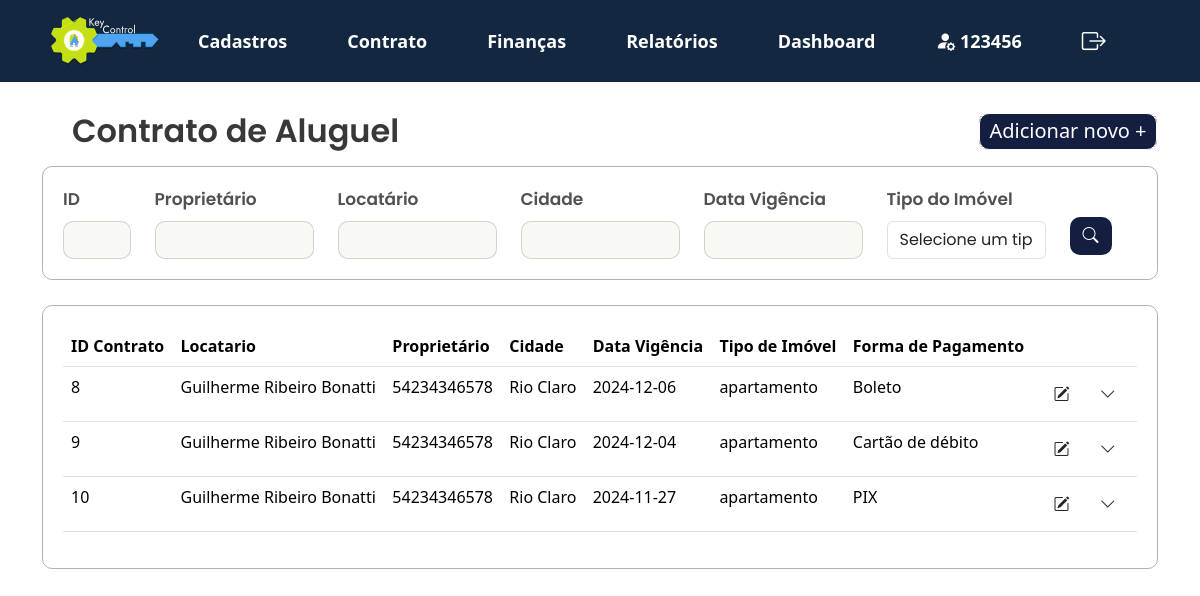
/KeyControl/projeto/views/lista_contrato.php (signed in), run on the app's committed database.
### tables this page shows
CREATE TABLE `contrato_aluguel` (
  `id` int(11) NOT NULL,
  `locatario_nome` varchar(255) NOT NULL,
  `locatario_data_nascimento` date NOT NULL,
  `locatario_nacionalidade` varchar(100) NOT NULL,
  `locatario_cep` varchar(10) NOT NULL,
  `locatario_bairro` varchar(100) NOT NULL,
  `locatario_estado` varchar(100) NOT NULL,
  `locatario_cpf_cnpj` varchar(14) NOT NULL,
  `locatario_telefone` varchar(15) NOT NULL,
  `locatario_estado_civil` varchar(50) NOT NULL,
  `locatario_rua` varchar(255) NOT NULL,
  `locatario_complemento` varchar(255) DEFAULT NULL,
  `locatario_pais` varchar(100) NOT NULL,
  `locatario_rg_ie` varchar(15) NOT NULL,
  `locatario_email` varchar(255) NOT NULL,
  `locatario_profissao` varchar(100) NOT NULL,
  `locatario_numero` int(11) NOT NULL,
  `locatario_cidade` varchar(100) NOT NULL,
  `imovel_proprietario_cpf_cnpj` varchar(14) NOT NULL,
  `imovel_tipo` varchar(50) NOT NULL,
  `imovel_numero` int(11) NOT NULL,
  `imovel_cidade` varchar(100) NOT NULL,
  `imovel_taxa_venda` decimal(5,2) NOT NULL,
  `imovel_cep` varchar(10) NOT NULL,
  `imovel_bairro` varchar(100) NOT NULL,
  `imovel_estado` varchar(100) NOT NULL,
  `imovel_valor` decimal(15,2) NOT NULL,
  `imovel_registro` varchar(50) NOT NULL,
  `imovel_rua` varchar(255) NOT NULL,
  `imovel_complemento` varchar(255) DEFAULT NULL,
  `imovel_pais` varchar(100) NOT NULL,
  `fiador_nome` varchar(255) NOT NULL,
  `fiador_data_nascimento` date NOT NULL,
  `fiador_nacionalidade` varchar(100) NOT NULL,
  `fiador_cep` varchar(10) NOT NULL,
  `fiador_bairro` varchar(100) NOT NULL,
  `fiador_estado` varchar(100) NOT NULL,
  `fiador_cpf_cnpj` varchar(14) NOT NULL,
  `fiador_telefone` varchar(15) NOT NULL,
  `fiador_estado_civil` varchar(50) NOT NULL,
  `fiador_rua` varchar(255) NOT NULL,
  `fiador_complemento` varchar(255) DEFAULT NULL,
  `fiador_pais` varchar(100) NOT NULL,
  `fiador_rg_ie` varchar(15) NOT NULL,
  `fiador_email` varchar(255) NOT NULL,
  `fiador_profissao` varchar(100) NOT NULL,
  `fiador_numero` int(11) NOT NULL,
  `fiador_cidade` varchar(100) NOT NULL,
  `contrato_vigencia` date NOT NULL,
  `contrato_forma_pagamento` varchar(50) NOT NULL,
  `contrato_data_vencimento` date NOT NULL,
  `id_imobiliaria` varchar(20) NOT NULL,
  `meses_caucao` int(11) DEFAULT NULL,
  `vencimento_caucao` date DEFAULT NULL,
  `total_caucao` decimal(15,2) DEFAULT NULL,
  `forma_pagamento_caucao` varchar(50) DEFAULT NULL,
  `id_lancamento` int(11) NOT NULL
);

CREATE TABLE `cadastro_imovel` (
  `id` int(11) NOT NULL,
  `id_imobiliaria` varchar(20) NOT NULL,
  `cpf_cnpj_proprietario` varchar(20) NOT NULL,
  `tipo_imovel` varchar(50) NOT NULL,
  `quantidade_quartos` int(11) DEFAULT NULL,
  `quantidade_banheiros` int(11) DEFAULT NULL,
  `quantidade_vagas` int(11) DEFAULT NULL,
  `area_total` decimal(10,2) DEFAULT NULL,
  `cep` varchar(10) DEFAULT NULL,
  `rua` varchar(100) DEFAULT NULL,
  `numero` varchar(10) DEFAULT NULL,
  `bairro` varchar(50) DEFAULT NULL,
  `cidade` varchar(50) DEFAULT NULL,
  `estado` varchar(50) DEFAULT NULL,
  `pais` varchar(50) DEFAULT NULL,
  `registro_imovel` varchar(50) DEFAULT NULL,
  `valor_aluguel` float DEFAULT NULL,
  `taxa_aluguel` float DEFAULT NULL,
  `valor_venda` float DEFAULT NULL,
  `taxa_venda` float DEFAULT NULL,
  `complemento` varchar(255) DEFAULT NULL,
  `registro_agua` varchar(50) DEFAULT NULL
);

### KeyControl/projeto/app/controllers/filtro_contrato_aluguel.php (called while the page is built, shortened)
<?php
include '../app/controllers/db_conexao.php';
function buildQuery($contrato_id, $locatario_nome, $contrato_vigencia, $tipo_imovel, $contrato_forma_pagamento) {
    $sql = "
        SELECT contrato_aluguel.id AS contrato_id,
            contrato_aluguel.locatario_nome,
            contrato_aluguel.contrato_vigencia,
            contrato_aluguel.imovel_cidade,
            contrato_aluguel.contrato_forma_pagamento,
            c_imovel.tipo_imovel,
            c_imovel.cpf_cnpj_proprietario
        FROM contrato_aluguel
        JOIN cadastro_imovel c_imovel
            ON contrato_aluguel.id_imobiliaria = c_imovel.id_imobiliaria
        WHERE 1=1
        ";
    $conditions = [];
    $params = [];
    return [$sql, $params];
}
$id = $_POST['contrato_id'] ?? '';
$locatario_nome = $_POST['locatario'] ?? '';
$contrato_vigencia = $_POST['vigencia'] ?? '';
$tipo_imovel = $_POST['tipo_imovel'] ?? '';
$contrato_forma_pagamento = $_POST['forma_pagamento'] ?? '';
list($sql, $params) = buildQuery($id, $locatario_nome, $contrato_vigencia, $tipo_imovel, $contrato_forma_pagamento);
try {
    if ($pdo) {
        $stmt = $pdo->prepare($sql);
        $stmt->execute($params);
        $result = $stmt->fetchAll(PDO::FETCH_ASSOC);
    } else {
        throw new Exception("Erro na conexão com o banco de dados.");
    }
} catch (Exception $e) {
    echo "Erro na execução da consulta: " . htmlspecialchars($e->getMessage());
}
?>

### KeyControl/projeto/views/lista_contrato.php (the view, shortened to what this page needs)
<?php
    include_once '../app/controllers/filtro_contrato_aluguel.php';
    ?>
<!DOCTYPE html>
<html lang="pt-br">
<head>
    <link href="https://cdn.jsdelivr.net/npm/bootstrap@5.3.3/dist/css/bootstrap.min.css" rel="stylesheet">
    <link rel="stylesheet" href="../public/assets/js/menu.js">
    <link rel="stylesheet" href="https://cdn.jsdelivr.net/npm/bootstrap-icons@1.10.5/font/bootstrap-icons.css">
    <link rel="stylesheet" type="text/css" href="../public/assets/css/style2.css">
</head>
<body>
<?php include 'navbar.php';?>
    <section>
        <div class="container">
            <div class="d-flex justify-content-between align-items-center mb-3">
                <h2 class="mb-0">Contrato de Aluguel</h2>
                <div class="button_adicionarnovo">
                    <a class="button_adicionarnovo floating dropdown-toggle hide-arrow" data-bs-toggle="dropdown" aria-expanded="false" href="">
                        <span class="button_adicionarnovo">Adicionar novo +</span>
                    </a>
                </div>
            </div>
        </div>
    <div class="container">
        <form method="POST" action="">
            <div class="filtros-container">
                <div class="row g-12">
                    <div class="col-md-1">
                        <label for="id" class="form-label">ID</label>
                        <input type="text" id="id" class="form-control" name="id" value="<?= htmlspecialchars($_POST['id'] ?? '') ?>">
                    </div>
                    <div class="col-md-2">
                        <label for="cpf_cnpj_proprietario" class="form-label">Proprietário</label>
                            <input type="text" id="cpf_cnpj_proprietario" class="form-control" name="cpf_cnpj_proprietario" value="<?= htmlspecialchars($_POST['cpf_cnpj_proprietario'] ?? '') ?>">
                    </div>
                    <div class="col-md-2">
                        <label for="locatario" class="form-label">Locatário</label>
                        <input type="text" id="locatario" class="form-control" name="locatario" value="<?= htmlspecialchars($_POST['locatario'] ?? '') ?>">
                    </div>
                    <div class="col-md-2">
                        <label for="cidade" class="form-label">Cidade</label>
                        <input type="text" id="cidade" class="form-control" name="cidade" value="<?= htmlspecialchars($_POST['cidade'] ?? '') ?>">
                    </div>
                    <div class="col-md-2">
                        <label for="vigencia" class="form-label">Data Vigência</label>
                        <input type="text" id="vigencia" class="form-control" name="vigencia" value="<?= htmlspecialchars($_POST['vigencia'] ?? '') ?>">
                    </div>
                    <div class="col-md-2">
                        <label for="tipo_imovel" class="mb-2">Tipo do Imóvel</label>
                            <select class="form-control" name="tipo_imovel" id="tipo_imovel" onchange="checkSelection('tipo_imovel')">
                                <option value="" disabled <?= !isset($_POST['tipo_imovel']) ? 'selected' : '' ?>>Selecione um tipo</option>
                            </select>
                    </div>
                    <div class="col-md-1">
                        <button class="btn btn-buscar" type="submit">
                            <i class="bi bi-search"></i>
                        </button>
                    </div>
                </div>
            </div>
        </form>
    </div>
</section>
<section>
    <div class="container">
        <div class="card_relatório">
        <table class="table table-hover">
                <thead>
                    <tr>
                        <th>ID Contrato</th>
                        <th>Locatario</th>
                        <th>Proprietário</th>
                        <th>Cidade</th>
                        <th>Data Vigência</th>
                        <th>Tipo de Imóvel</th>
                        <th>Forma de Pagamento</th>
                        <th></th>
                    </tr>
                </thead>
                <tbody>
                    <?php
                        if (isset($result) && count($result) > 0) {
                            foreach ($result as $row) {
                                echo "<tr>
                                    <td>" . htmlspecialchars($row['contrato_id'] ?? '-') . "</td>
                                    <td>" . htmlspecialchars($row['locatario_nome']) . "</td>
                                    <td>" . htmlspecialchars($row['cpf_cnpj_proprietario'] ?? '-') . "</td>
                                    <td>" . htmlspecialchars($row['imovel_cidade'] ?? '-') . "</td>
                                    <td>" . htmlspecialchars($row['contrato_vigencia'] ?? '-') . "</td>
                                    <td>" . htmlspecialchars($row['tipo_imovel'] ?? '-') . "</td>
                                    <td>" . htmlspecialchars($row['contrato_forma_pagamento'] ?? '-') . "</td>
                                    <td>
                                        <button class='btn' onclick='editRecord(" . htmlspecialchars($row['contrato_id']) . ")'>
                                            <i class='bi bi-pencil-square'></i>
                                        </button>
                                        <button class='btn' onclick='toggleSubMenu(this)'>
                                            <i class='bi bi-chevron-down'></i>
                                        </button>
                                        <div class='submenu' style='display: none;'>
                                            <div class='submenu-options'>
                                                <button class='imprimir' onclick='printInfo(" . htmlspecialchars($row['contrato_id']) . ")'>
                                                    <i class='bi bi-printer'></i> Imprimir
                                                </button>
                                                <button class='excluir' onclick='deleteRecord(" . htmlspecialchars($row['contrato_id']) . ")'>
                                                    <i class='bi bi-trash'></i> Excluir
                                                </button>
                                            </div>
                                        </div>
                                    </td>
                                </tr>";
                            }
                        } else {
                            echo "<tr><td colspan='8'>Nenhum registro encontrado</td></tr>";
                        }
                    ?>
                </tbody>
            </table>
        </div>
    </div>
</section>
</body>
</html>

### KeyControl/projeto/public/assets/css/style2.css (style rules this page uses)
h2 { font-family: "Poppins", sans-serif; font-weight: 600; font-style: normal; color: #383838; margin: 30px; }
.container h2 { position: relative; z-index: 1; }
form { font-family: "Poppins", sans-serif; font-style: normal; font-weight: 600; font-size: 17px; color: rgb(82, 80, 80); }
input.form-control { background-color: #F7F9F2; color: #333; border: 0px; }
h2.mb-0 { margin-block: auto; }
.filtros-container input.form-control { border: 1px solid #3838383b; border-radius: 10px; }
.filtros-container { width: auto; height: auto; border: 1px solid #38383862; border-radius: 10px; padding: 20px; display: flex; }
.filtros-container .btn-buscar { margin-top: 30px; }
.btn-buscar { background-color: #131E41; color: white; border-radius: 10px; }
.card_relatório { width: auto; height: auto; border: 1px solid #38383862; border-radius: 10px; margin-top: 25px; margin-bottom: 20px; padding: 20px; }
.button_adicionarnovo { border: 1px solid; border-radius: 10px; background-color: #131E41; width: 180px; height: 37px; align-items: center; display: flex; justify-content: center; align-items: center; text-align: center; color: #ffffff; font-size: 20px; text-decoration: none; }
.hide-arrow::after { display: none; }

### data on the page
contrato_aluguel: id "8", locatario_nome "Guilherme Ribeiro Bonatti", cadastro_imovel.cpf_cnpj_proprietario "54234346578", imovel_cidade "Rio Claro", contrato_vigencia "2024-12-06", cadastro_imovel.tipo_imovel "apartamento", contrato_forma_pagamento "Boleto"
contrato_aluguel: id "9", locatario_nome "Guilherme Ribeiro Bonatti", cadastro_imovel.cpf_cnpj_proprietario "54234346578", imovel_cidade "Rio Claro", contrato_vigencia "2024-12-04", cadastro_imovel.tipo_imovel "apartamento", contrato_forma_pagamento "Cartão de débito"
contrato_aluguel: id "10", locatario_nome "Guilherme Ribeiro Bonatti", cadastro_imovel.cpf_cnpj_proprietario "54234346578", imovel_cidade "Rio Claro", contrato_vigencia "2024-11-27", cadastro_imovel.tipo_imovel "apartamento", contrato_forma_pagamento "PIX"

### other printed values
$first_name "123456"
